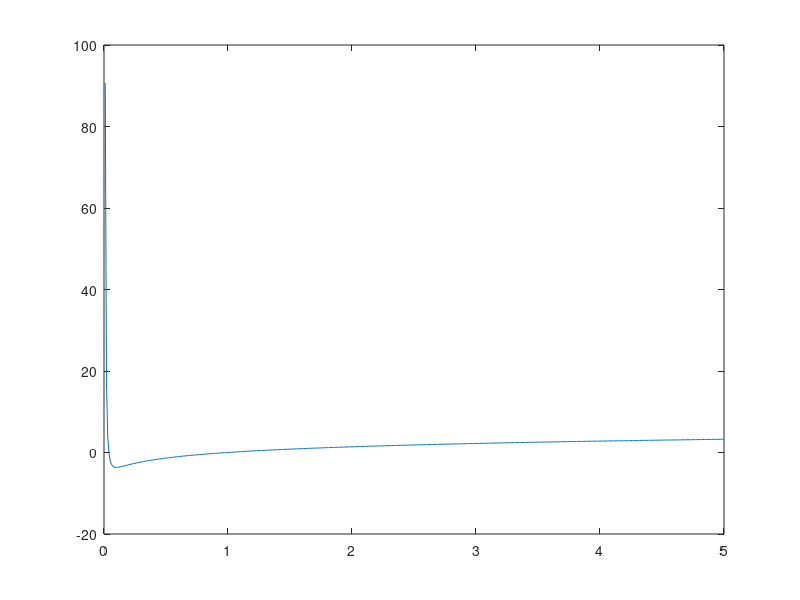

Recreate this plot in MATLAB. (Note: this script raises an error after producing the figure.)
%% Inverse gamma prior
invgamma_prior= @(x,a,b)((x.^(-a-1).*exp(-b./x)));
x = 0.01:0.01:5;
y = invgamma_prior(x.^2,.01,.01);
plot(x,-log(y))
hold on
log(y(1))
log(y(end))
% set(gca, 'YScale', 'log')
%%
a = 0.01:0.1:1;
b = 0.01:0.1:1;
[X, Y] = meshgrid(a,b);
colors = linspecer(size(Y,2));
ncol = ceil(sqrt(size(X,2)));
nrow = ceil(size(X,2)/ncol);
indx = 1;
for j = 1:size(X,2)
    for i = 1:size(X,1)
        y = invgamma_prior(x.^2, X(i,j), Y(i,j));
        subplot(nrow,ncol, indx)
        hold on
        plot(x,y/max(y), 'Color', colors(i,:));
    end
    child = get(gca, 'Children');
    legend(cellfun(@(x)strjoin({'b = ' x},''), cellstr(num2str(Y(:,j))), 'UniformOutput', false))
    hold off
    title(strjoin({'a = ', num2str(X(1,j))}, ''))
    indx = indx + 1;
end